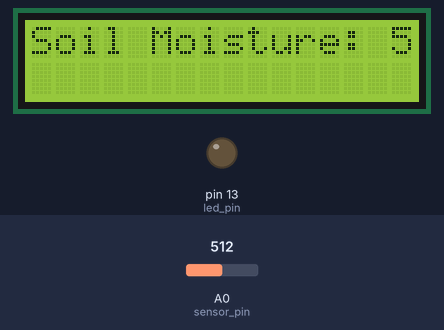
A sketch run on a simulated Arduino Uno, built with avr-gcc and run on an emulated ATmega328P. Parts: 16×2 character LCD, output pins drawn as LEDs (lit = HIGH). The inputs (shaded band) are chosen by the test bench; at power-on: A0 (sensor_pin) = 512. What the sketch prints to the serial monitor is not drawn.

Above: at 2.2 s.
2.3 s: A0 (sensor_pin) set to 447
At 4.3 s:
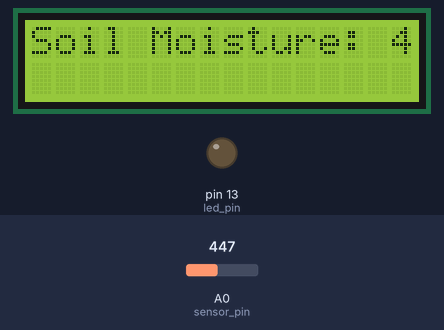
4.6 s: A0 (sensor_pin) set to 427
At 5.8 s:
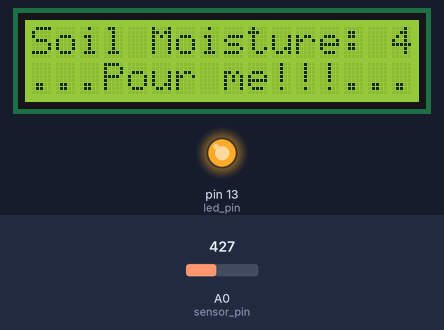
6.7 s: A0 (sensor_pin) set to 448
At 7.6 s:
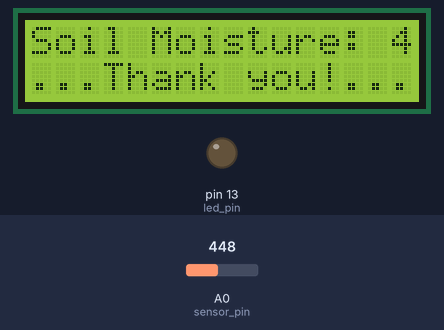
8.7 s: A0 (sensor_pin) set to 428
At 11.9 s:
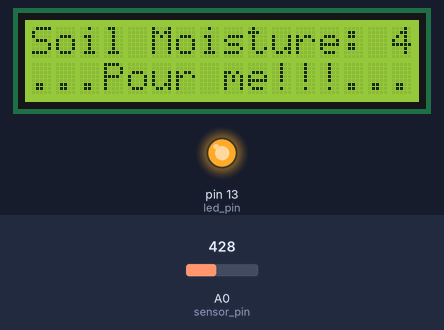
Timing chart, 0 to 13.4 s (numbered marks = the images above; inputs shaded):
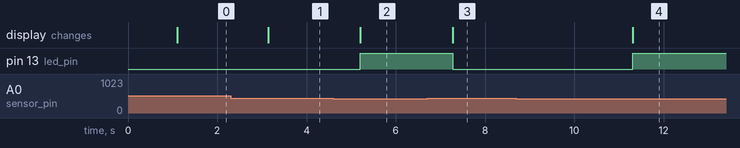

Measured:
- the behaviour switches between 438 and 437 on A0 (sensor_pin) (found by bisection; images 1 and 2)
- after the input at 2.3 s, the display: changes after 0.84 s (image 1)
- after the input at 4.6 s, pin 13 (led_pin): LOW → HIGH after 0.60 s; the display: changes after 0.60 s (image 2)
- after the input at 6.7 s, pin 13 (led_pin): HIGH → LOW after 0.57 s; the display: changes after 0.57 s (image 3)
- after the input at 8.7 s, pin 13 (led_pin): LOW → HIGH after 2.6 s; the display: changes after 2.6 s (image 4)

The sketch:

sketch_mar20a.ino
```cpp
//         AUTOMATIC SOIL MONITORING SYSTEM

#include <Wire.h>
#include <LiquidCrystal_I2C.h>

#define led_pin 13   // LED ANODE CONNECTED TO DIGITAL PIN 13
#define sensor_pin A0  // SOIL MOISTURE SIGNAL PIN TO ANALOG INPUT A0
#define THRESHOLD 438 // FOUND BY EXPERIMENTING WITH DIFFERENT SOIL AT DIFFERENT CONDITIONS

bool needsWater = false;

// INITIALISING OBJECTS ,VARIABLES
LiquidCrystal_I2C lcd(0x20, 16, 2);

void setup() {
    Serial.begin(9600);

    pinMode(led_pin, OUTPUT);

    lcd.init();       // LCD INITIALISE
    lcd.backlight();  // Turn on LCD backlight
    lcd.setCursor(0, 0);
    lcd.print("SOIL MONITORING"); // PRINT EXPERIMENT
    delay(1000);
    lcd.clear();
    Serial.println("Soil Monitoring");
}

void loop() {

    int soilMoisture = analogRead(sensor_pin);  // Read soil moisture value

    // DISPLAYING SENSOR VALUES
    Serial.print("Soil Moisture : ");
    Serial.println(soilMoisture); // Display soil moisture value

    lcd.clear();
    lcd.setCursor(0, 0);
    lcd.print("Soil Moisture: ");
    lcd.print(soilMoisture); // Display soil moisture value

    // NOW MONITORING PART
    if (soilMoisture < THRESHOLD) { // If soil is dry
        needsWater = true;
        lcd.setCursor(0, 1);
        lcd.print("...Pour me!!!...");
        digitalWrite(led_pin, HIGH); // Turn on LED
    }
    else if (needsWater) { // If water was needed before and is now sufficient
        lcd.setCursor(0, 1);
        lcd.print("...Thank you!...");
        digitalWrite(led_pin, LOW); // Turn off LED
        delay(3000);  // Keep the message displayed for 3 seconds
        needsWater = false;
    }

    delay(1000); // Delay before the next sensor reading
}
```
